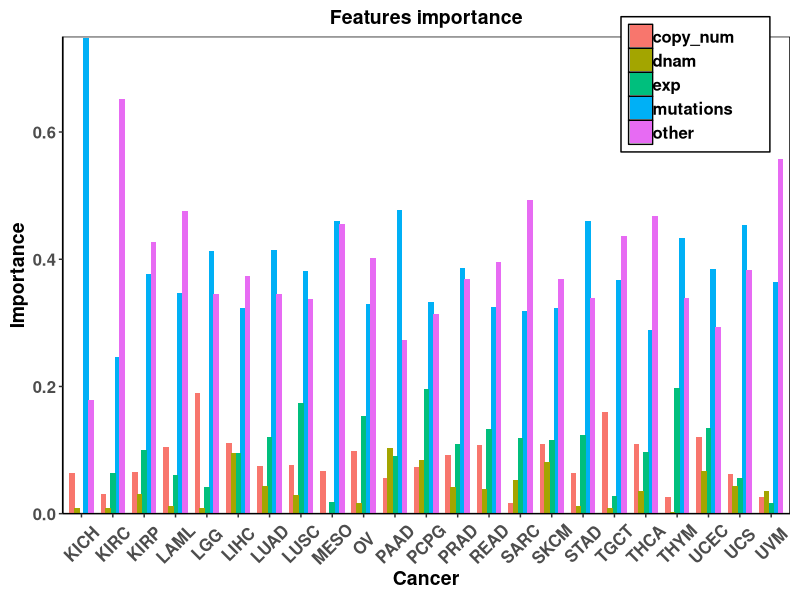

Generate this figure with R:
library(ggplot2)
databar1<-read.table('../results/each_cancer_fea.txt', header=T, sep='\t', encoding="UTF-8")
print(databar1)
theme_bar <- function(..., bg='white'){
  require(grid)
  theme_classic(...) +
    theme(rect=element_rect(fill=bg),
          plot.margin=unit(rep(0.5,4), 'lines'),
          panel.background=element_rect(fill='transparent', color='black'),
          plot.title = element_text(hjust = 0.5, face = "bold",size = 14),
          panel.border=element_rect(fill='transparent', color='transparent'),
          panel.grid=element_blank(),
          #axis.title.x = element_blank(),
          axis.title.y=element_text(face = "bold",size = 14),
          axis.title.x=element_text(face = "bold",size = 14),
          axis.title=element_text(face = "bold",size = 14),
          axis.text = element_text(face = "bold",size = 12),
          axis.text.x = element_text(angle=45, hjust = 0.5, vjust = 0.5, face = "bold",size = 12),
          # axis.ticks = element_line(color='black'),
          # axis.ticks.margin = unit(0.8,"lines"),
          legend.title=element_blank(),
          # legend.justification=c(1,0),
          legend.position=c(0.87, 0.9),
          # legend.position='top',
          legend.direction = "vertical",
          # legend.spacing.x = unit(2, 'cm'),
          legend.text = element_text(face = "bold",size = 12,margin = margin(r=20)),
          legend.background = element_rect( linetype="solid",colour ="black")
          # legend.margin=margin(0,0,-7,0)
          # legend.box.margin =margin(-10,0,0,0)
    )
  
}
q2<-ggplot(data=databar1, mapping=aes(x = Cancer, y = Importance,fill=Features))+
    geom_bar(stat="identity",position=position_dodge(0.75))+
    labs(title = "Features importance")+
    theme_bar()+ 
    coord_cartesian(ylim=c(0,0.75))+
    scale_y_continuous(expand = c(0, 0))
q2

